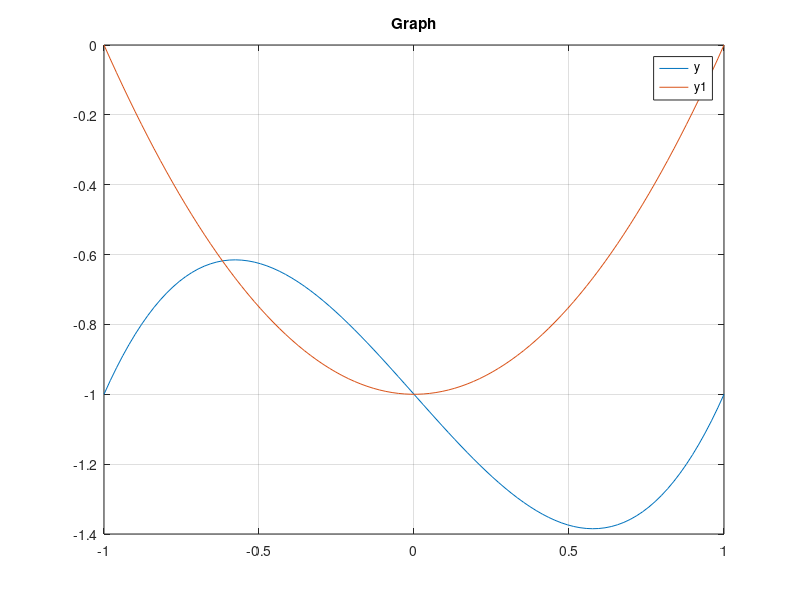

Reproduce this figure in MATLAB.
clc;
x = linspace(-1,1,100);
y = x.^3-x-1;
y1 = x.^2-1;
plot(x,y,x,y1);
legend("y","y1");
grid on;
title("Graph");
